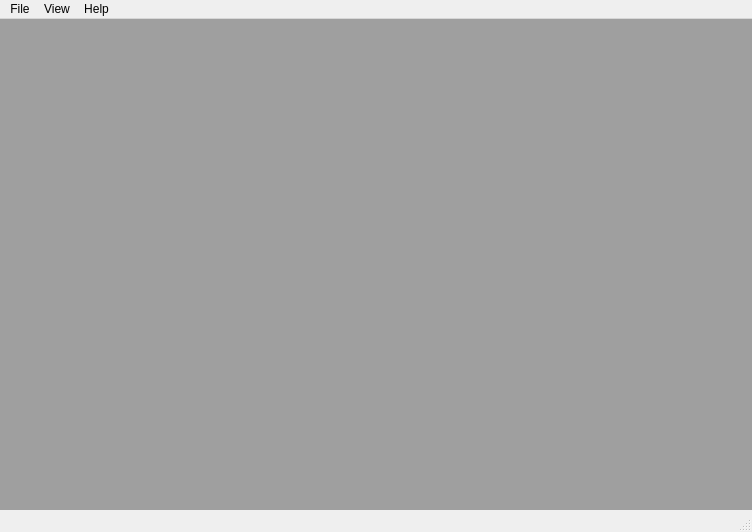
<?xml version="1.0" encoding="UTF-8"?>
<ui version="4.0">
 <class>MainWindow</class>
 <widget class="QMainWindow" name="MainWindow">
  <property name="geometry">
   <rect>
    <x>0</x>
    <y>0</y>
    <width>752</width>
    <height>532</height>
   </rect>
  </property>
  <property name="minimumSize">
   <size>
    <width>700</width>
    <height>0</height>
   </size>
  </property>
  <property name="windowTitle">
   <string>SerialDataRecorder</string>
  </property>
  <property name="windowIcon">
   <iconset resource="res.qrc">
    <normaloff>:/icons/app/icon.png</normaloff>:/icons/app/icon.png</iconset>
  </property>
  <widget class="QWidget" name="centralWidget">
   <layout class="QVBoxLayout" name="verticalLayout">
    <property name="leftMargin">
     <number>0</number>
    </property>
    <property name="topMargin">
     <number>0</number>
    </property>
    <property name="rightMargin">
     <number>0</number>
    </property>
    <property name="bottomMargin">
     <number>0</number>
    </property>
    <item>
     <widget class="QMdiArea" name="mdiArea">
      <property name="viewMode">
       <enum>QMdiArea::TabbedView</enum>
      </property>
      <property name="documentMode">
       <bool>true</bool>
      </property>
      <property name="tabsClosable">
       <bool>true</bool>
      </property>
      <property name="tabsMovable">
       <bool>true</bool>
      </property>
     </widget>
    </item>
   </layout>
  </widget>
  <widget class="QStatusBar" name="statusBar"/>
  <widget class="QMenuBar" name="menuBar">
   <property name="geometry">
    <rect>
     <x>0</x>
     <y>0</y>
     <width>752</width>
     <height>20</height>
    </rect>
   </property>
   <widget class="QMenu" name="menuFile">
    <property name="title">
     <string>File</string>
    </property>
    <addaction name="actionNew"/>
    <addaction name="actionSave"/>
    <addaction name="actionSave_as"/>
    <addaction name="actionOpen"/>
    <addaction name="separator"/>
    <addaction name="actionExport_Image"/>
    <addaction name="actionExport_CSV"/>
    <addaction name="actionImport_CSV"/>
    <addaction name="separator"/>
    <addaction name="actionExit"/>
   </widget>
   <widget class="QMenu" name="menuHelp">
    <property name="title">
     <string>Help</string>
    </property>
    <addaction name="actionHelp"/>
    <addaction name="separator"/>
    <addaction name="actionAbout"/>
   </widget>
   <widget class="QMenu" name="menuView">
    <property name="title">
     <string>View</string>
    </property>
    <addaction name="actionNight_view"/>
   </widget>
   <addaction name="menuFile"/>
   <addaction name="menuView"/>
   <addaction name="menuHelp"/>
  </widget>
  <action name="actionNew">
   <property name="icon">
    <iconset resource="res.qrc">
     <normaloff>:/icons/file/page_white_add.png</normaloff>:/icons/file/page_white_add.png</iconset>
   </property>
   <property name="text">
    <string>New</string>
   </property>
   <property name="shortcut">
    <string>Ctrl+N</string>
   </property>
  </action>
  <action name="actionSave">
   <property name="icon">
    <iconset resource="res.qrc">
     <normaloff>:/icons/file/file_save_as.png</normaloff>:/icons/file/file_save_as.png</iconset>
   </property>
   <property name="text">
    <string>Save</string>
   </property>
   <property name="shortcut">
    <string>Ctrl+S</string>
   </property>
  </action>
  <action name="actionSave_as">
   <property name="icon">
    <iconset resource="res.qrc">
     <normaloff>:/icons/file/save_as.png</normaloff>:/icons/file/save_as.png</iconset>
   </property>
   <property name="text">
    <string>Save as...</string>
   </property>
   <property name="shortcut">
    <string>Ctrl+Shift+S</string>
   </property>
  </action>
  <action name="actionOpen">
   <property name="icon">
    <iconset resource="res.qrc">
     <normaloff>:/icons/file/folder.png</normaloff>:/icons/file/folder.png</iconset>
   </property>
   <property name="text">
    <string>Open</string>
   </property>
   <property name="shortcut">
    <string>Ctrl+O</string>
   </property>
  </action>
  <action name="actionExit">
   <property name="text">
    <string>Exit</string>
   </property>
   <property name="shortcut">
    <string>Ctrl+X</string>
   </property>
  </action>
  <action name="actionHelp">
   <property name="icon">
    <iconset resource="res.qrc">
     <normaloff>:/icons/file/help.png</normaloff>:/icons/file/help.png</iconset>
   </property>
   <property name="text">
    <string>Help</string>
   </property>
   <property name="shortcut">
    <string>F1</string>
   </property>
  </action>
  <action name="actionAbout">
   <property name="icon">
    <iconset resource="res.qrc">
     <normaloff>:/icons/file/help.png</normaloff>:/icons/file/help.png</iconset>
   </property>
   <property name="text">
    <string>About...</string>
   </property>
   <property name="shortcut">
    <string>Ctrl+F1</string>
   </property>
  </action>
  <action name="actionExport_CSV">
   <property name="icon">
    <iconset resource="res.qrc">
     <normaloff>:/icons/file/table_export.png</normaloff>:/icons/file/table_export.png</iconset>
   </property>
   <property name="text">
    <string>Export CSV</string>
   </property>
  </action>
  <action name="actionImport_CSV">
   <property name="icon">
    <iconset resource="res.qrc">
     <normaloff>:/icons/file/table_import.png</normaloff>:/icons/file/table_import.png</iconset>
   </property>
   <property name="text">
    <string>Import CSV</string>
   </property>
  </action>
  <action name="actionExport_Image">
   <property name="icon">
    <iconset resource="res.qrc">
     <normaloff>:/icons/file/layer_export.png</normaloff>:/icons/file/layer_export.png</iconset>
   </property>
   <property name="text">
    <string>Export Images</string>
   </property>
  </action>
  <action name="actionNight_view">
   <property name="checkable">
    <bool>true</bool>
   </property>
   <property name="icon">
    <iconset resource="res.qrc">
     <normaloff>:/icons/file/contrast_high.png</normaloff>:/icons/file/contrast_high.png</iconset>
   </property>
   <property name="text">
    <string>Night view</string>
   </property>
   <property name="shortcut">
    <string>N</string>
   </property>
  </action>
 </widget>
 <layoutdefault spacing="6" margin="11"/>
 <resources>
  <include location="res.qrc"/>
 </resources>
 <connections/>
</ui>
